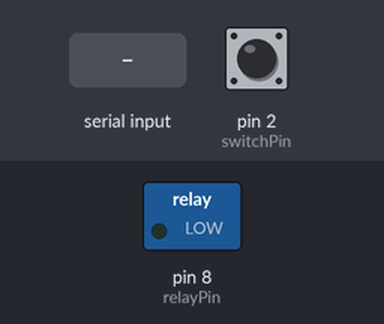
Recording of a sketch running on a simulated Arduino Uno, built with avr-gcc and run on an emulated ATmega328P. Parts: switched loads named in the sketch (green lamp = pin HIGH). The test bench sets the inputs (shaded band); at power-on: pin 2 (switchPin) HIGH. Pins used as bus, display or sensor lines are not drawn; what the sketch prints to the serial monitor is not drawn.

Above: at 1.4 s.
1.5 s: "OPEN\n" received over Serial
At 2.6 s:
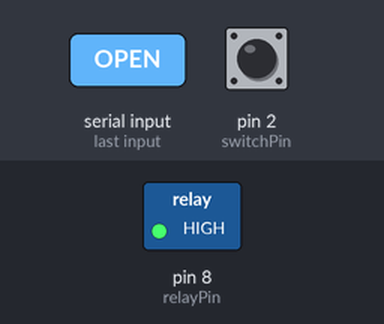
4.5 s: pin 2 (switchPin) pulled LOW for 0.15 s
At 5.7 s:
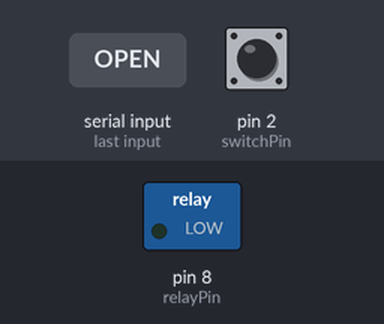
Timing chart, 0 to 7.5 s (numbered marks = the images above; inputs shaded):
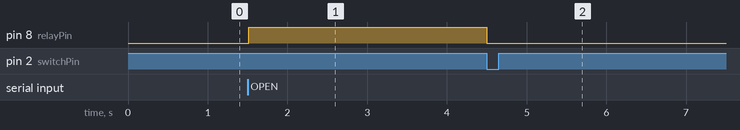

The sketch:

arduino_code.ino
```cpp
#include <avr/wdt.h>
#include <string.h>

// Pin definitions
int switchPin = 2;
int relayPin = 8;
int resetPin = 12;

// State tracking
bool gateIsOpen = false;
bool passSentThisOpen = false; // only one PASS per gate-open cycle (sensor bounce / multi-trigger)
bool lastSwitchState = HIGH;
unsigned long lastTriggerTime = 0;
unsigned long debounceDelay = 500; // ms — sensors close together can bounce; 200ms was too short
unsigned long lastHeartbeat = 0;

// Auto-close: if nobody passes within this time, Arduino closes the gate itself
unsigned long gateOpenTime = 0;
const unsigned long AUTO_CLOSE_MS = 5000;

// Cooldown after gate close: reject OPEN commands for this duration.
// Prevents duplicate OPEN from one scan burst; keep low so the next person is not blocked in high traffic.
unsigned long gateCloseTime = 0;
const unsigned long CLOSE_COOLDOWN_MS = 800;

void setup() {
  wdt_enable(WDTO_8S);

  pinMode(switchPin, INPUT_PULLUP);
  pinMode(relayPin, OUTPUT);
  pinMode(resetPin, OUTPUT);
  digitalWrite(resetPin, HIGH);

  digitalWrite(relayPin, LOW);
  gateIsOpen = false;

  // ✅ Initialize serial and wait for USB connection
  Serial.begin(9600);
  while (!Serial && millis() < 5000) {
    // Wait up to 5 seconds for USB serial to connect
    delay(100);
  }
  Serial.setTimeout(100);

  delay(200); // Extra stabilization

  // ✅ Send READY signal immediately (needed for Go handshake)
  Serial.println("READY");
  // Serial.println("GATE-V8-ONEPASS");
  // Serial.println("Commands: OPEN, CLOSE, STATUS, REBOOT");
  // Serial.println("");

  lastSwitchState = digitalRead(switchPin);
  lastHeartbeat = millis();

  // printStatus(); // debug: initial status spam
}

void loop() {
  wdt_reset();

  // ✅ Detect USB disconnect and reconnect
  if (!Serial) {
    // USB disconnected - wait for reconnection
    while (!Serial) {
      delay(100);
    }
    // USB reconnected - re-announce
    delay(200); // Let USB stabilize
    Serial.println("READY");
    // Serial.println("🔌 USB Reconnected");
    // printStatus();
  }

  // ✅ Announce presence every 2 seconds (disabled — floods serial logs)
  // static unsigned long lastAnnounce = 0;
  // if (millis() - lastAnnounce > 2000) {
  //   Serial.println("READY");
  //   lastAnnounce = millis();
  // }

  // Switch detection
  bool currentSwitchState = digitalRead(switchPin);
  if (lastSwitchState == HIGH && currentSwitchState == LOW) {
    if (millis() - lastTriggerTime > debounceDelay) {
      if (gateIsOpen && !passSentThisOpen) {
        // PASS must be sent BEFORE closeGate() so the host receives "PASS" before "Gate CLOSED".
        // Otherwise Go clears lastOpenedAccess on CLOSED and /pass is never sent.
        passSentThisOpen = true;
        Serial.println("PASS");
        closeGate();
      } else {
        // Serial.println("SWITCH:ignored");
      }
      lastTriggerTime = millis();
    }
  }
  lastSwitchState = currentSwitchState;

  // Serial command processing
  static char cmdBuffer[32];
  static int cmdIndex = 0;

  while (Serial.available()) {
    int inByte = Serial.read();
    if (inByte < 0)
      continue;

    // lastAnnounce = millis(); // announce loop disabled

    if (inByte == '\n' || inByte == '\r') {
      if (cmdIndex > 0) {
        cmdBuffer[cmdIndex] = '\0';
        processCommand(cmdBuffer);
        cmdIndex = 0;
      }
    } else if (cmdIndex < (sizeof(cmdBuffer) - 1)) {
      cmdBuffer[cmdIndex++] = (char)inByte;
    } else {
      cmdIndex = 0;
    }
  }

  // Auto-close: if gate is open and nobody passed within AUTO_CLOSE_MS, close it.
  // TIMEOUT must be sent BEFORE closeGate() so the host receives "TIMEOUT" before "Gate CLOSED".
  // This lets Go distinguish timeout-close from pass-close (where PASS event may be lost).
  if (gateIsOpen && gateOpenTime > 0 && (millis() - gateOpenTime) >= AUTO_CLOSE_MS) {
    Serial.println("TIMEOUT");
    closeGate();
  }

  // Heartbeat (disabled — floods serial logs)
  // if (millis() - lastHeartbeat > 5000) {
  //   Serial.print("💓 OK:");
  //   Serial.print(millis());
  //   Serial.print(":");
  //   Serial.println(gateIsOpen ? "OPEN" : "CLOSED");
  //   lastHeartbeat = millis();
  // }

  delay(10);
}

// --- COMMAND PROCESSING ---
void processCommand(char *cmd) {
  // Remove trailing whitespace
  int len = strlen(cmd);
  while (len > 0 && (cmd[len - 1] == ' ' || cmd[len - 1] == '\t')) {
    cmd[--len] = '\0';
  }

  // Convert to uppercase manually
  for (int i = 0; cmd[i]; i++) {
    cmd[i] = toupper(cmd[i]);
  }

  // Process command
  if (strcmp(cmd, "OPEN") == 0) {
    openGate();
    // Serial.println("📱 OPEN command received");
  } else if (strcmp(cmd, "CLOSE") == 0) {
    closeGate();
    // Serial.println("📱 CLOSE command received");
  } else if (strcmp(cmd, "STATUS") == 0) {
    printStatus(); // silent when printStatus body is commented out
  } else if (strcmp(cmd, "REBOOT") == 0) {
    // Serial.println("♻️ REBOOT command received - resetting now!");
    delay(100);
    hardwareReset();
  } else if (strlen(cmd) > 0) {
    Serial.print("❌ Unknown: ");
    Serial.println(cmd);
  }
}

// --- GATE CONTROL ---
void openGate() {
  // Already open: ignore duplicate OPEN (prevents timer reset from rapid scans)
  if (gateIsOpen) {
    Serial.println("⏳ OPEN ignored (already open)");
    return;
  }
  if (gateCloseTime > 0 && (millis() - gateCloseTime) < CLOSE_COOLDOWN_MS) {
    Serial.println("⏳ OPEN ignored (cooldown active)");
    return;
  }
  digitalWrite(relayPin, HIGH);
  gateIsOpen = true;
  passSentThisOpen = false;
  gateCloseTime = 0;
  gateOpenTime = millis();
  if (gateOpenTime == 0) gateOpenTime = 1;
  Serial.println("🔓 Gate OPENED");
}

void closeGate() {
  digitalWrite(relayPin, LOW);
  gateIsOpen = false;
  gateCloseTime = millis();
  if (gateCloseTime == 0) gateCloseTime = 1;
  Serial.println("🔒 Gate CLOSED");
}

// --- STATUS REPORTING ---
void printStatus() {
  // Minimal STATUS response — needed for Go heartbeat health-check.
  // Go sends STATUS every 5s; without a response it assumes dead link and reconnects.
  Serial.println("=== STATUS ===");
  Serial.print("Gate: ");
  Serial.println(gateIsOpen ? "OPEN" : "CLOSED");
  Serial.println("================");
  // Verbose debug lines kept commented:
  // Serial.print("Switch (Pin 2): ");
  // Serial.println(switchState ? "HIGH (no motion)" : "LOW (motion)");
  // Serial.print("Uptime: "); Serial.print(millis() / 1000); Serial.println("s");
  // Serial.print("Free RAM: "); Serial.print(freeRam()); Serial.println(" bytes");
}

// --- DEBUG UTILITIES ---
int freeRam() {
  extern int __heap_start, *__brkval;
  int v;
  return (int)&v - (__brkval == 0 ? (int)&__heap_start : (int)__brkval);
}

// --- HARDWARE SELF-RESET ---
void hardwareReset() {
  digitalWrite(resetPin, LOW);
  delay(1000);
}
```

Measured:
- after the input at 1.5 s, pin 8 (relayPin): LOW → HIGH at once
- after the input at 4.5 s, pin 8 (relayPin): HIGH → LOW after 0.00 s instead of 2.0 s
